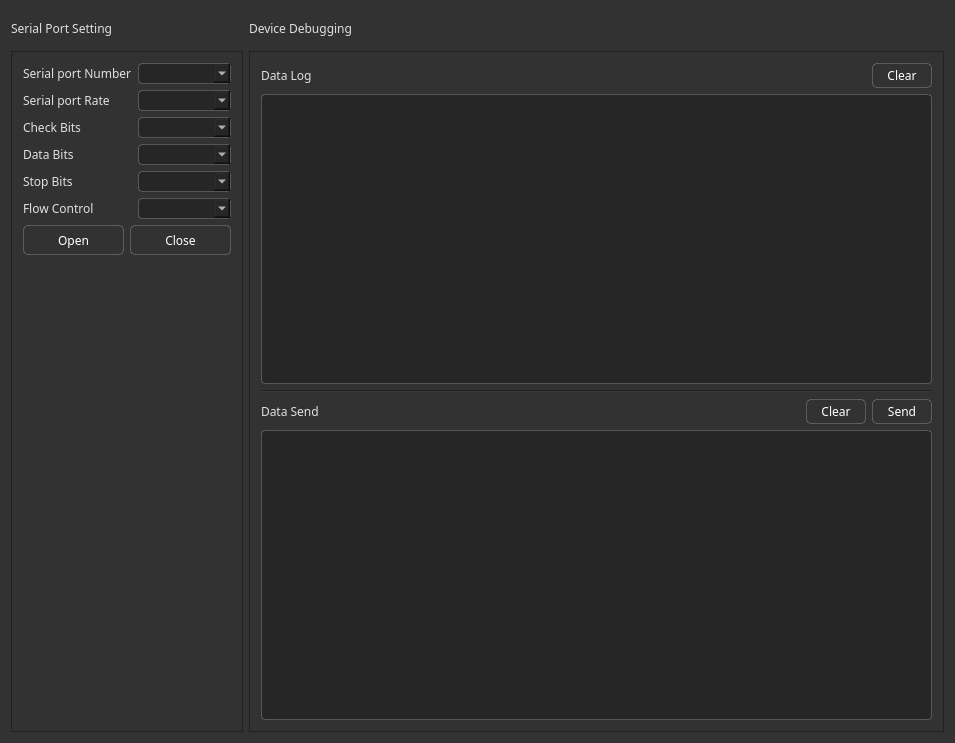
<?xml version="1.0" encoding="UTF-8"?>
<ui version="4.0">
 <class>DialogSerialSettingsClass</class>
 <widget class="QWidget" name="DialogSerialSettingsClass">
  <property name="geometry">
   <rect>
    <x>0</x>
    <y>0</y>
    <width>955</width>
    <height>743</height>
   </rect>
  </property>
  <property name="windowTitle">
   <string>串口设置</string>
  </property>
  <property name="styleSheet">
   <string notr="true">color:#E0E0E0;
font-family:Microsoft YaHei;
background: #323232;
</string>
  </property>
  <layout class="QGridLayout" name="gridLayout_2">
   <item row="0" column="0">
    <layout class="QHBoxLayout" name="horizontalLayout_2" stretch="1,3">
     <item>
      <layout class="QVBoxLayout" name="verticalLayout_2" stretch="1,20">
       <item>
        <widget class="QLabel" name="label_9">
         <property name="text">
          <string>Serial Port Setting</string>
         </property>
        </widget>
       </item>
       <item>
        <widget class="QGroupBox" name="groupBox">
         <property name="styleSheet">
          <string notr="true">
QComboBox
{
	color:white;
background: #262626;
border: 1px solid rgba(255, 255, 255, 0.2);
border-radius: 4px;
}
QGroupBox{border:1px solid #212121;}</string>
         </property>
         <property name="title">
          <string/>
         </property>
         <layout class="QFormLayout" name="formLayout">
          <item row="0" column="0">
           <widget class="QLabel" name="label">
            <property name="text">
             <string>Serial port Number</string>
            </property>
           </widget>
          </item>
          <item row="0" column="1">
           <widget class="QComboBox" name="cmbName"/>
          </item>
          <item row="1" column="0">
           <widget class="QLabel" name="label_2">
            <property name="text">
             <string>Serial port Rate</string>
            </property>
           </widget>
          </item>
          <item row="1" column="1">
           <widget class="QComboBox" name="cmbBaudRate"/>
          </item>
          <item row="2" column="0">
           <widget class="QLabel" name="label_3">
            <property name="text">
             <string>Check Bits</string>
            </property>
           </widget>
          </item>
          <item row="2" column="1">
           <widget class="QComboBox" name="cmbParity"/>
          </item>
          <item row="3" column="0">
           <widget class="QLabel" name="label_4">
            <property name="text">
             <string>Data Bits</string>
            </property>
           </widget>
          </item>
          <item row="3" column="1">
           <widget class="QComboBox" name="cmbDataBits"/>
          </item>
          <item row="4" column="0">
           <widget class="QLabel" name="label_6">
            <property name="text">
             <string>Stop Bits</string>
            </property>
           </widget>
          </item>
          <item row="4" column="1">
           <widget class="QComboBox" name="cmbStopBits"/>
          </item>
          <item row="5" column="0">
           <widget class="QLabel" name="label_5">
            <property name="text">
             <string>Flow Control</string>
            </property>
           </widget>
          </item>
          <item row="5" column="1">
           <widget class="QComboBox" name="cmbFlowControl"/>
          </item>
          <item row="6" column="0" colspan="2">
           <layout class="QHBoxLayout" name="horizontalLayout_5">
            <item>
             <widget class="QPushButton" name="btnOpenSerial">
              <property name="minimumSize">
               <size>
                <width>70</width>
                <height>30</height>
               </size>
              </property>
              <property name="styleSheet">
               <string notr="true">
QPushButton
{
	border: 1px solid rgba(255, 255, 255, 0.2);
	border-radius: 5px;
color:white;

}
QPushButton:hover
{
	background: #4A4A4A;
	border: 1px solid rgba(255, 255, 255, 0.2);
	border-radius: 5px;
}
QPushButton:pressed
{
	background: #787878;
	border: 1px solid rgba(255, 255, 255, 0.2);
	border-radius: 5px;
}
QPushButton:disabled
{
	background: #ABABAB;
	border: 1px solid rgba(255, 255, 255, 0.2);
	border-radius: 5px;
}</string>
              </property>
              <property name="text">
               <string>Open</string>
              </property>
             </widget>
            </item>
            <item>
             <widget class="QPushButton" name="btnCloseSerial">
              <property name="minimumSize">
               <size>
                <width>70</width>
                <height>30</height>
               </size>
              </property>
              <property name="styleSheet">
               <string notr="true">
QPushButton
{
	border: 1px solid rgba(255, 255, 255, 0.2);
	border-radius: 5px;
color:white;

}
QPushButton:hover
{
	background: #4A4A4A;
	border: 1px solid rgba(255, 255, 255, 0.2);
	border-radius: 5px;
}
QPushButton:pressed
{
	background: #787878;
	border: 1px solid rgba(255, 255, 255, 0.2);
	border-radius: 5px;
}
QPushButton:disabled
{
	background: #ABABAB;
	border: 1px solid rgba(255, 255, 255, 0.2);
	border-radius: 5px;
}</string>
              </property>
              <property name="text">
               <string>Close</string>
              </property>
             </widget>
            </item>
           </layout>
          </item>
         </layout>
        </widget>
       </item>
      </layout>
     </item>
     <item>
      <layout class="QVBoxLayout" name="verticalLayout" stretch="1,20">
       <item>
        <widget class="QLabel" name="label_10">
         <property name="text">
          <string>Device Debugging</string>
         </property>
        </widget>
       </item>
       <item>
        <widget class="QGroupBox" name="groupBox_2">
         <property name="styleSheet">
          <string notr="true">QGroupBox{border:1px solid #212121;}
QPushButton
{
	border: 1px solid rgba(255, 255, 255, 0.2);
	border-radius: 5px;
color:white;

}
QPushButton:hover
{
	background: #4A4A4A;
	border: 1px solid rgba(255, 255, 255, 0.2);
	border-radius: 5px;
}
QPushButton:pressed
{
	background: #787878;
	border: 1px solid rgba(255, 255, 255, 0.2);
	border-radius: 5px;
}
QPushButton:disabled
{
	background: #ABABAB;
	border: 1px solid rgba(255, 255, 255, 0.2);
	border-radius: 5px;
}</string>
         </property>
         <property name="title">
          <string/>
         </property>
         <layout class="QGridLayout" name="gridLayout" rowstretch="0,1,0,0,1">
          <item row="0" column="0">
           <layout class="QHBoxLayout" name="horizontalLayout">
            <item>
             <widget class="QLabel" name="label_7">
              <property name="text">
               <string>Data Log</string>
              </property>
             </widget>
            </item>
            <item>
             <spacer name="horizontalSpacer">
              <property name="orientation">
               <enum>Qt::Horizontal</enum>
              </property>
              <property name="sizeHint" stdset="0">
               <size>
                <width>40</width>
                <height>20</height>
               </size>
              </property>
             </spacer>
            </item>
            <item>
             <widget class="QPushButton" name="btnClearLog">
              <property name="minimumSize">
               <size>
                <width>60</width>
                <height>25</height>
               </size>
              </property>
              <property name="maximumSize">
               <size>
                <width>60</width>
                <height>25</height>
               </size>
              </property>
              <property name="text">
               <string>Clear</string>
              </property>
             </widget>
            </item>
           </layout>
          </item>
          <item row="1" column="0">
           <widget class="QTextEdit" name="textEditLog">
            <property name="styleSheet">
             <string notr="true">color:white;
background: #262626;
border: 1px solid rgba(255, 255, 255, 0.2);
border-radius: 4px;</string>
            </property>
           </widget>
          </item>
          <item row="2" column="0">
           <widget class="Line" name="line">
            <property name="orientation">
             <enum>Qt::Horizontal</enum>
            </property>
           </widget>
          </item>
          <item row="3" column="0">
           <layout class="QHBoxLayout" name="horizontalLayout_3">
            <item>
             <widget class="QLabel" name="label_8">
              <property name="text">
               <string>Data Send</string>
              </property>
             </widget>
            </item>
            <item>
             <spacer name="horizontalSpacer_2">
              <property name="orientation">
               <enum>Qt::Horizontal</enum>
              </property>
              <property name="sizeHint" stdset="0">
               <size>
                <width>40</width>
                <height>20</height>
               </size>
              </property>
             </spacer>
            </item>
            <item>
             <widget class="QPushButton" name="btnClearSend">
              <property name="minimumSize">
               <size>
                <width>60</width>
                <height>25</height>
               </size>
              </property>
              <property name="text">
               <string>Clear</string>
              </property>
             </widget>
            </item>
            <item>
             <widget class="QPushButton" name="btnSend">
              <property name="sizePolicy">
               <sizepolicy hsizetype="Minimum" vsizetype="Minimum">
                <horstretch>0</horstretch>
                <verstretch>0</verstretch>
               </sizepolicy>
              </property>
              <property name="minimumSize">
               <size>
                <width>60</width>
                <height>25</height>
               </size>
              </property>
              <property name="maximumSize">
               <size>
                <width>60</width>
                <height>25</height>
               </size>
              </property>
              <property name="text">
               <string>Send</string>
              </property>
             </widget>
            </item>
           </layout>
          </item>
          <item row="4" column="0">
           <widget class="QTextEdit" name="textEditSend">
            <property name="sizePolicy">
             <sizepolicy hsizetype="Expanding" vsizetype="Minimum">
              <horstretch>0</horstretch>
              <verstretch>0</verstretch>
             </sizepolicy>
            </property>
            <property name="maximumSize">
             <size>
              <width>16777215</width>
              <height>16777215</height>
             </size>
            </property>
            <property name="styleSheet">
             <string notr="true">color:white;
background: #262626;
border: 1px solid rgba(255, 255, 255, 0.2);
border-radius: 4px;</string>
            </property>
           </widget>
          </item>
         </layout>
        </widget>
       </item>
      </layout>
     </item>
    </layout>
   </item>
  </layout>
 </widget>
 <layoutdefault spacing="6" margin="11"/>
 <resources/>
 <connections/>
</ui>
